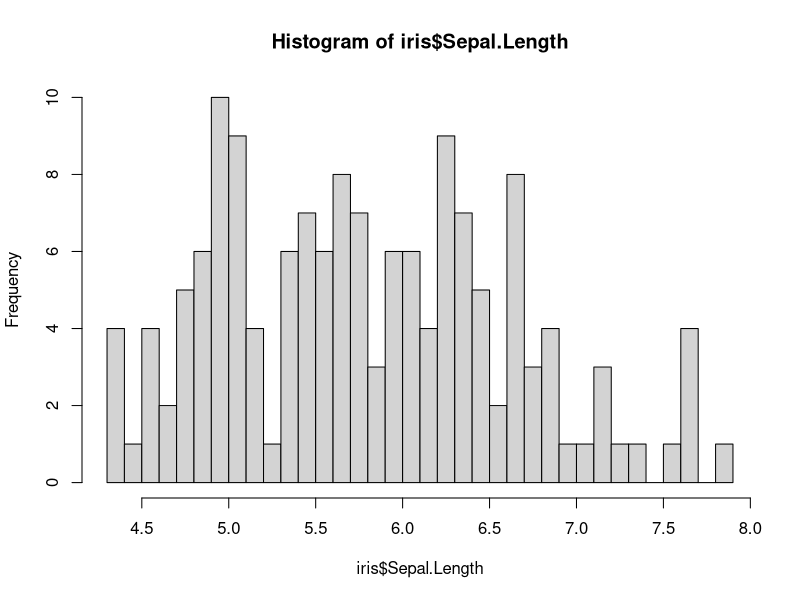
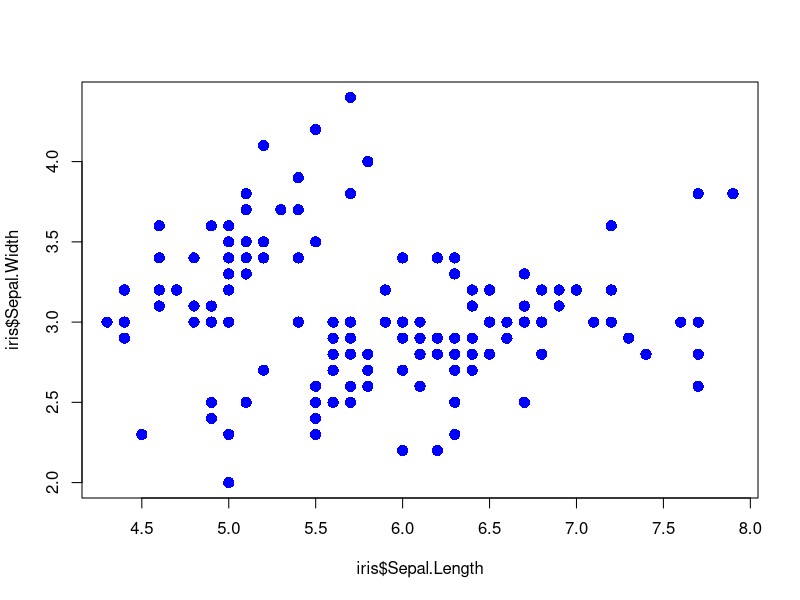
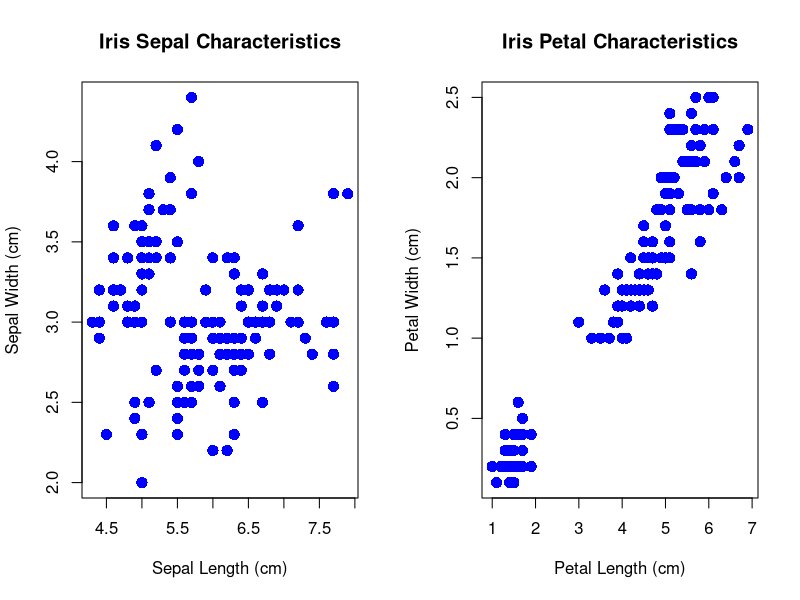
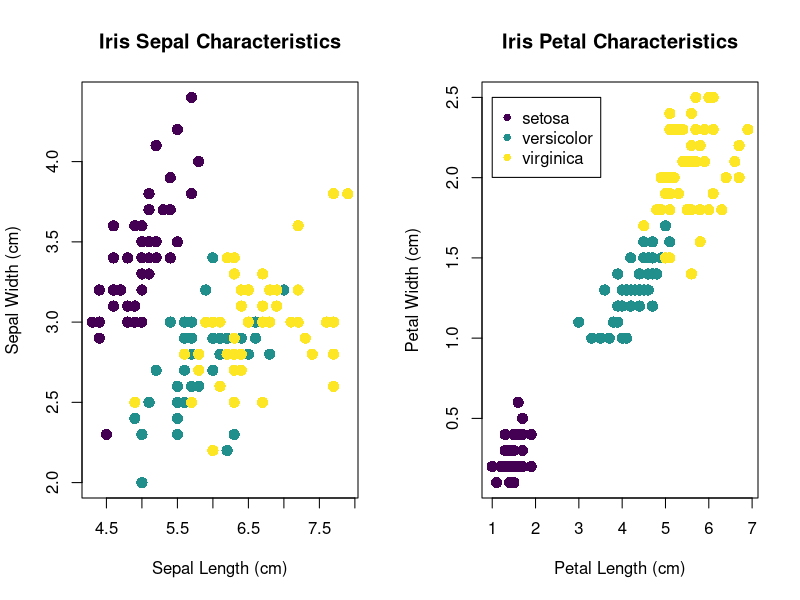

Source code (R) for these figures, in order:
#### SETUP ####
getwd()
setwd('/Users/lylaatta/Documents/GitHub/intersession_data_2024/code/day3_plotting/')
library(datasets)
library(viridis)

data("iris")

#### DATA ####
class(iris)
dim(iris)
head(iris)
summary(iris)

#### PLOTTING ####

## plot histogram of Sepal Lengths
hist(iris$Sepal.Length, breaks = 30)

## plot Sepal Width vs Length
plot(iris$Sepal.Length, iris$Sepal.Width, pch = 16, cex = 1.5, col = 'blue')

## plot sepal and petal characteristics side by side
par(mfrow = c(1,2))
plot(iris$Sepal.Length, iris$Sepal.Width, 
     pch = 16, cex = 1.5, col = 'blue',
     main = 'Iris Sepal Characteristics', 
     xlab = 'Sepal Length (cm)', ylab = 'Sepal Width (cm)')
plot(iris$Petal.Length, iris$Petal.Width, 
     pch = 16, cex = 1.5, col = 'blue',
     main = 'Iris Petal Characteristics', 
     xlab = 'Petal Length (cm)', ylab = 'Petal Width (cm)')


## color by species and make color legend 
#viridis color for each unique species
col.species.unique <- viridis::viridis(length(unique(iris$Species)))
names(col.species.unique) <- unique(iris$Species)

#make species color character vector in same order as species in data 
col.idx <- match(iris$Species, names(col.species.unique))
col.species <- col.species.unique[col.idx]

png('iris_characteristics.png', width = 1000, height = 580) ## save figure

par(mfrow = c(1,2))
plot(iris$Sepal.Length, iris$Sepal.Width, 
     pch = 16, cex = 1.5, col = col.species,
     main = 'Iris Sepal Characteristics', 
     xlab = 'Sepal Length (cm)', ylab = 'Sepal Width (cm)')
plot(iris$Petal.Length, iris$Petal.Width, 
     pch = 16, cex = 1.5, col = col.species,
     main = 'Iris Petal Characteristics', 
     xlab = 'Petal Length (cm)', ylab = 'Petal Width (cm)')
## add legend to second plot
legend(x = 1, y = 2.5, 
       legend = names(col.species.unique),
       col = col.species.unique, pch = 16)

dev.off()
